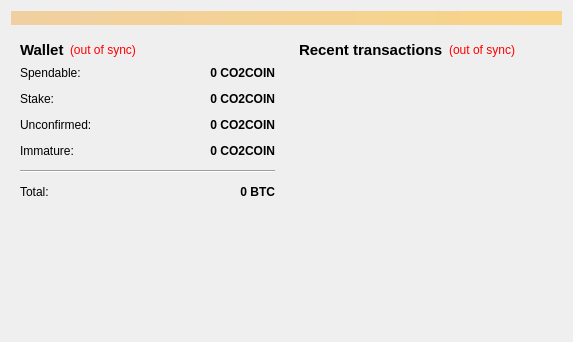
<?xml version="1.0" encoding="UTF-8"?>
<ui version="4.0">
 <class>OverviewPage</class>
 <widget class="QWidget" name="OverviewPage">
  <property name="geometry">
   <rect>
    <x>0</x>
    <y>0</y>
    <width>573</width>
    <height>342</height>
   </rect>
  </property>
  <property name="windowTitle">
   <string>Form</string>
  </property>
  <layout class="QVBoxLayout" name="topLayout">
   <item>
    <widget class="QLabel" name="labelAlerts">
     <property name="visible">
      <bool>false</bool>
     </property>
     <property name="styleSheet">
      <string notr="true">background-color: qlineargradient(x1: 0, y1: 0, x2: 1, y2: 0, stop:0 #F0D0A0, stop:1 #F8D488);  color:#000000
</string>
     </property>
     <property name="wordWrap">
      <bool>true</bool>
     </property>
     <property name="margin">
      <number>3</number>
     </property>
    </widget>
   </item>
   <item>
    <layout class="QHBoxLayout" name="horizontalLayout" stretch="1,1">
     <item>
      <layout class="QVBoxLayout" name="verticalLayout_2">
       <item>
        <widget class="QWidget" name="widget" native="true">
         <layout class="QVBoxLayout" name="verticalLayout_4">
          <item>
           <layout class="QHBoxLayout" name="horizontalLayout_4">
            <item>
             <widget class="QLabel" name="label_5">
              <property name="font">
               <font>
                <pointsize>11</pointsize>
                <weight>75</weight>
                <bold>true</bold>
               </font>
              </property>
              <property name="text">
               <string>Wallet</string>
              </property>
             </widget>
            </item>
            <item>
             <widget class="QLabel" name="labelWalletStatus">
              <property name="toolTip">
               <string>The displayed information may be out of date. Your wallet automatically synchronizes with the CO2COIN network after a connection is established, but this process has not completed yet.</string>
              </property>
              <property name="styleSheet">
               <string notr="true">QLabel { color: red; }</string>
              </property>
              <property name="text">
               <string notr="true">(out of sync)</string>
              </property>
              <property name="alignment">
               <set>Qt::AlignLeading|Qt::AlignLeft|Qt::AlignVCenter</set>
              </property>
             </widget>
            </item>
            <item>
             <spacer name="horizontalSpacer_2">
              <property name="orientation">
               <enum>Qt::Horizontal</enum>
              </property>
              <property name="sizeHint" stdset="0">
               <size>
                <width>40</width>
                <height>20</height>
               </size>
              </property>
             </spacer>
            </item>
           </layout>
          </item>
          <item>
           <layout class="QFormLayout" name="formLayout_2">
            <property name="fieldGrowthPolicy">
             <enum>QFormLayout::AllNonFixedFieldsGrow</enum>
            </property>
            <property name="horizontalSpacing">
             <number>12</number>
            </property>
            <property name="verticalSpacing">
             <number>12</number>
            </property>
            <item row="0" column="0">
             <widget class="QLabel" name="label">
              <property name="text">
               <string>Spendable:</string>
              </property>
             </widget>
            </item>
            <item row="0" column="1">
             <widget class="QLabel" name="labelBalance">
              <property name="font">
               <font>
                <weight>75</weight>
                <bold>true</bold>
               </font>
              </property>
              <property name="cursor">
               <cursorShape>IBeamCursor</cursorShape>
              </property>
              <property name="toolTip">
               <string>Your current spendable balance</string>
              </property>
              <property name="text">
               <string notr="true">0 CO2COIN</string>
              </property>
              <property name="alignment">
               <set>Qt::AlignRight|Qt::AlignTrailing|Qt::AlignVCenter</set>
              </property>
              <property name="textInteractionFlags">
               <set>Qt::LinksAccessibleByMouse|Qt::TextSelectableByKeyboard|Qt::TextSelectableByMouse</set>
              </property>
             </widget>
            </item>
            <item row="1" column="0">
             <widget class="QLabel" name="label_6">
              <property name="text">
               <string>Stake:</string>
              </property>
             </widget>
            </item>
            <item row="1" column="1">
             <widget class="QLabel" name="labelStake">
              <property name="font">
               <font>
                <weight>75</weight>
                <bold>true</bold>
               </font>
              </property>
              <property name="cursor">
               <cursorShape>IBeamCursor</cursorShape>
              </property>
              <property name="toolTip">
               <string>Total of coins that was staked, and do not yet count toward the current balance</string>
              </property>
              <property name="text">
               <string notr="true">0 CO2COIN</string>
              </property>
              <property name="alignment">
               <set>Qt::AlignRight|Qt::AlignTrailing|Qt::AlignVCenter</set>
              </property>
              <property name="textInteractionFlags">
               <set>Qt::LinksAccessibleByMouse|Qt::TextSelectableByKeyboard|Qt::TextSelectableByMouse</set>
              </property>
             </widget>
            </item>
            <item row="2" column="0">
             <widget class="QLabel" name="label_3">
              <property name="text">
               <string>Unconfirmed:</string>
              </property>
             </widget>
            </item>
            <item row="2" column="1">
             <widget class="QLabel" name="labelUnconfirmed">
              <property name="font">
               <font>
                <weight>75</weight>
                <bold>true</bold>
               </font>
              </property>
              <property name="cursor">
               <cursorShape>IBeamCursor</cursorShape>
              </property>
              <property name="toolTip">
               <string>Total of transactions that have yet to be confirmed, and do not yet count toward the current balance</string>
              </property>
              <property name="text">
               <string notr="true">0 CO2COIN</string>
              </property>
              <property name="alignment">
               <set>Qt::AlignRight|Qt::AlignTrailing|Qt::AlignVCenter</set>
              </property>
              <property name="textInteractionFlags">
               <set>Qt::LinksAccessibleByMouse|Qt::TextSelectableByKeyboard|Qt::TextSelectableByMouse</set>
              </property>
             </widget>
            </item>
            <item row="3" column="0">
             <widget class="QLabel" name="labelImmatureText">
              <property name="text">
               <string>Immature:</string>
              </property>
             </widget>
            </item>
            <item row="3" column="1">
             <widget class="QLabel" name="labelImmature">
              <property name="font">
               <font>
                <weight>75</weight>
                <bold>true</bold>
               </font>
              </property>
              <property name="toolTip">
               <string>Mined balance that has not yet matured</string>
              </property>
              <property name="text">
               <string notr="true">0 CO2COIN</string>
              </property>
              <property name="alignment">
               <set>Qt::AlignRight|Qt::AlignTrailing|Qt::AlignVCenter</set>
              </property>
              <property name="textInteractionFlags">
               <set>Qt::LinksAccessibleByMouse|Qt::TextSelectableByKeyboard|Qt::TextSelectableByMouse</set>
              </property>
             </widget>
            </item>
            <item row="4" column="0" colspan="2">
             <widget class="Line" name="line">
              <property name="orientation">
               <enum>Qt::Horizontal</enum>
              </property>
             </widget>
            </item>
            <item row="5" column="0">
             <widget class="QLabel" name="labelTotalText">
              <property name="text">
               <string>Total:</string>
              </property>
             </widget>
            </item>
            <item row="5" column="1">
             <widget class="QLabel" name="labelTotal">
              <property name="font">
               <font>
                <weight>75</weight>
                <bold>true</bold>
               </font>
              </property>
              <property name="cursor">
               <cursorShape>IBeamCursor</cursorShape>
              </property>
              <property name="toolTip">
               <string>Your current total balance</string>
              </property>
              <property name="text">
               <string notr="true">0 BTC</string>
              </property>
              <property name="alignment">
               <set>Qt::AlignRight|Qt::AlignTrailing|Qt::AlignVCenter</set>
              </property>
              <property name="textInteractionFlags">
               <set>Qt::LinksAccessibleByMouse|Qt::TextSelectableByKeyboard|Qt::TextSelectableByMouse</set>
              </property>
             </widget>
            </item>
           </layout>
          </item>
         </layout>
        </widget>
       </item>
       <item>
        <spacer name="verticalSpacer">
         <property name="orientation">
          <enum>Qt::Vertical</enum>
         </property>
         <property name="sizeHint" stdset="0">
          <size>
           <width>20</width>
           <height>40</height>
          </size>
         </property>
        </spacer>
       </item>
      </layout>
     </item>
     <item>
      <layout class="QVBoxLayout" name="verticalLayout_3">
       <item>
        <widget class="QWidget" name="widget_2" native="true">
         <layout class="QVBoxLayout" name="verticalLayout">
          <item>
           <layout class="QHBoxLayout" name="horizontalLayout_2">
            <item>
             <widget class="QLabel" name="label_4">
              <property name="font">
               <font>
                <pointsize>11</pointsize>
                <weight>75</weight>
                <bold>true</bold>
               </font>
              </property>
              <property name="text">
               <string>&lt;b&gt;Recent transactions&lt;/b&gt;</string>
              </property>
             </widget>
            </item>
            <item>
             <widget class="QLabel" name="labelTransactionsStatus">
              <property name="toolTip">
               <string>The displayed information may be out of date. Your wallet automatically synchronizes with the CO2COIN network after a connection is established, but this process has not completed yet.</string>
              </property>
              <property name="styleSheet">
               <string notr="true">QLabel { color: red; }</string>
              </property>
              <property name="text">
               <string notr="true">(out of sync)</string>
              </property>
              <property name="alignment">
               <set>Qt::AlignRight|Qt::AlignTrailing|Qt::AlignVCenter</set>
              </property>
             </widget>
            </item>
            <item>
             <spacer name="horizontalSpacer">
              <property name="orientation">
               <enum>Qt::Horizontal</enum>
              </property>
              <property name="sizeHint" stdset="0">
               <size>
                <width>40</width>
                <height>20</height>
               </size>
              </property>
             </spacer>
            </item>
           </layout>
          </item>
          <item>
           <widget class="QListView" name="listTransactions">
            <property name="styleSheet">
             <string notr="true">QListView { background: transparent; }</string>
            </property>
            <property name="frameShape">
             <enum>QFrame::NoFrame</enum>
            </property>
            <property name="verticalScrollBarPolicy">
             <enum>Qt::ScrollBarAlwaysOff</enum>
            </property>
            <property name="horizontalScrollBarPolicy">
             <enum>Qt::ScrollBarAlwaysOff</enum>
            </property>
            <property name="selectionMode">
             <enum>QAbstractItemView::NoSelection</enum>
            </property>
           </widget>
          </item>
         </layout>
        </widget>
       </item>
      </layout>
     </item>
    </layout>
   </item>
  </layout>
 </widget>
 <resources/>
 <connections/>
</ui>
